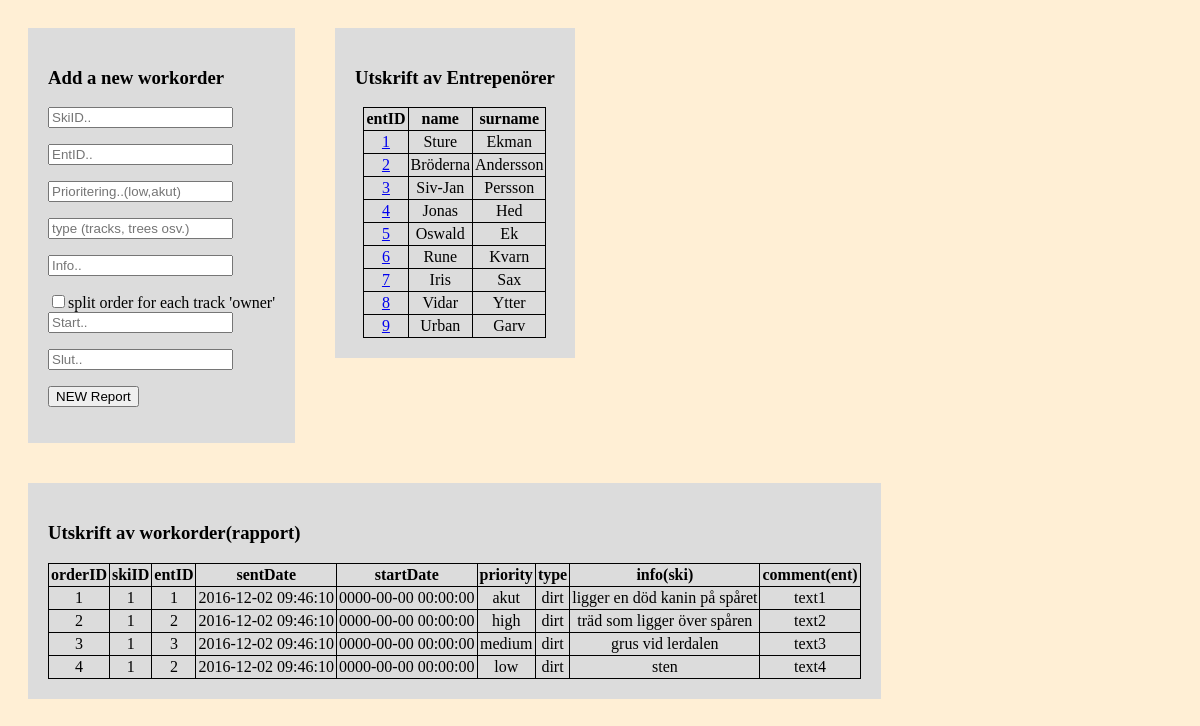
Screenshot of /phpFunc/NyArbetsOrder.php with the database file from the repository.
### tables this page shows
create table Ent (
entID smallint not null auto_increment unique, 
password varchar(32)not null,
firstName varchar(32)not null,
lastName varchar(32) not null,
email varchar (64) unique,
number int(10) not null unique,
regDate datetime,
primary key (entID)
);

create table WorkOrder (
orderID int not null auto_increment unique,
skiID smallint not null,
entID smallint null,
 
sentDate datetime,
 
endDate timestamp,
priority enum('low','medium','high','akut'),
type enum('lights','tracks','dirt','trees','other') null,
info varchar(1024),
EntComment varchar(1024),
primary key (orderID),
foreign key (skiID) references Ski(skiID),
foreign key (entID) references Ent(entID)
);

### phpFunc/NyArbetsOrder.php (the view, shortened to what this page needs)
<!DOCTYPE HTML>
<head>
<html>
</head>
<body>
<?php
include'connect.php';
?>
<div>
	<h3>Add a new workorder</h3>
	<form action='<?php $_PHP_SELF ?>' method='POST'>
		<input type="text" name="SkiID" placeholder="SkiID.."></p>
		<input type="text" name="EntID" placeholder="EntID.."></p>
		<input type="text" name="Prioritering" placeholder="Prioritering..(low,akut)"></p>
		<input type="text" name="type" placeholder="type (tracks, trees osv.)"></p>
		<input type="text" name="Info" placeholder="Info.."></p>
		<input type="checkbox" name="split" value="1">split order for each track 'owner' <br>
		<input type="text" name="Start" placeholder="Start.."></p>
		<input type="text" name="Slut" placeholder="Slut.."></p>
		<p><button type="submit" name="_newSplitWorkOrder" id="_newWorkOrder">NEW Report</button></p></form>
</div>
<div>
	<h3>Utskrift av Entrepenörer</h3>
    <table>
	  	  <?php
	        echo "<th>entID</th>";
	        echo "<th>name</th>";
	        echo "<th>surname</th>";
	      foreach($pdo->query( 'SELECT * FROM Ent;' ) as $row){
	        echo "<tr><td>";
	        echo "<a href='test.php?entID=".urlencode($row['entID'])."'>".$row['entID'];
	        echo "<td>".$row['firstName']."</td>";
	        echo "<td>".$row['lastName']."</td>";
	        echo "</tr>";
    	  }
 	 	  ?>
    	</table>
	</div>
<div>
    	<h3>Utskrift av workorder(rapport)</h3>
    <table>
	    <?php
	    		echo "<tr>";
		        echo "<th>orderID</th>";
		        echo "<th>skiID</th>";
		        echo "<th>entID</th>";
		        echo "<th>sentDate</th>";
		        echo "<th>startDate</th>";
		        echo "<th>priority</th>";
		        echo "<th>type</th>";
		        echo "<th>info(ski)</th>";
		        echo "<th>comment(ent)</th>";
		        echo "</tr>";
		      foreach($pdo->query( 'SELECT * FROM WorkOrder;' ) as $row){
		        echo "<tr>";
		        echo "<td>".$row['orderID']."</td>";
		        echo "<td>".$row['skiID']."</td>";
		        echo "<td>".$row['entID']."</td>";
		        echo "<td>".$row['sentDate']."</td>";
		        echo "<td>".$row['endDate']."</td>";
		        echo "<td>".$row['priority']."</td>";
		        echo "<td>".$row['type']."</td>";
		        echo "<td>".$row['info']."</td>";
		        echo "<td>".$row['EntComment']."</td>";
		        echo "</tr>";
	      }
	    ?>
    </table>
</div>
</body>
</html>

### phpFunc/NyArbetsOrder.php (style rules this page uses)
body { background-color: papayawhip; }
div { display: block; float: left; background-color: gainsboro; margin: 20px; padding: 20px; }
table, td, th { border:1px solid; text-align: center; margin: auto; border-collapse: collapse; padding:2px; }

### rows the page displays
ent: entID "1", firstName "Sture", lastName "Ekman"
ent: entID "2", firstName "Bröderna", lastName "Andersson"
ent: entID "3", firstName "Siv-Jan", lastName "Persson"
ent: entID "4", firstName "Jonas", lastName "Hed"
ent: entID "5", firstName "Oswald", lastName "Ek"
ent: entID "6", firstName "Rune", lastName "Kvarn"
ent: entID "7", firstName "Iris", lastName "Sax"
ent: entID "8", firstName "Vidar", lastName "Ytter"
ent: entID "9", firstName "Urban", lastName "Garv"
workorder: orderID "1", skiID "1", entID "1", sentDate "2016-12-02 09:46:10", endDate "0000-00-00 00:00:00", priority "akut", type "dirt", info "ligger en död kanin på spåret", EntComment "text1"
workorder: orderID "2", skiID "1", entID "2", sentDate "2016-12-02 09:46:10", endDate "0000-00-00 00:00:00", priority "high", type "dirt", info "träd som ligger över spåren", EntComment "text2"
workorder: orderID "3", skiID "1", entID "3", sentDate "2016-12-02 09:46:10", endDate "0000-00-00 00:00:00", priority "medium", type "dirt", info "grus vid lerdalen", EntComment "text3"
workorder: orderID "4", skiID "1", entID "2", sentDate "2016-12-02 09:46:10", endDate "0000-00-00 00:00:00", priority "low", type "dirt", info "sten", EntComment "text4"
